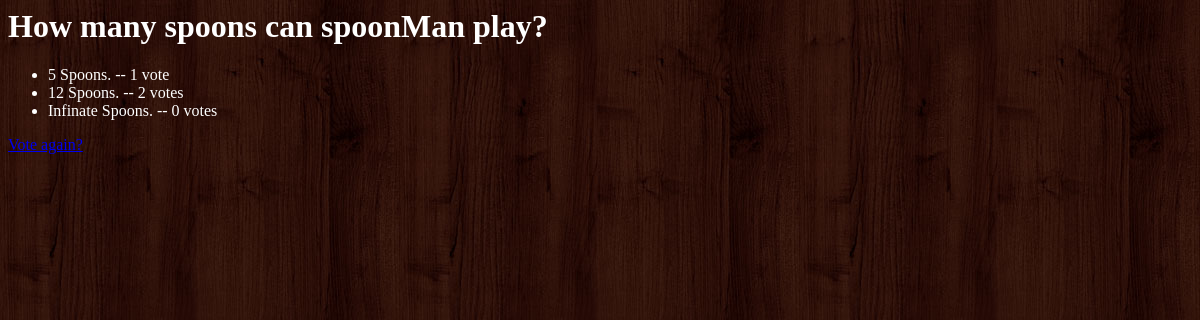
The page /polls/2/results/ on the database as committed earlier.
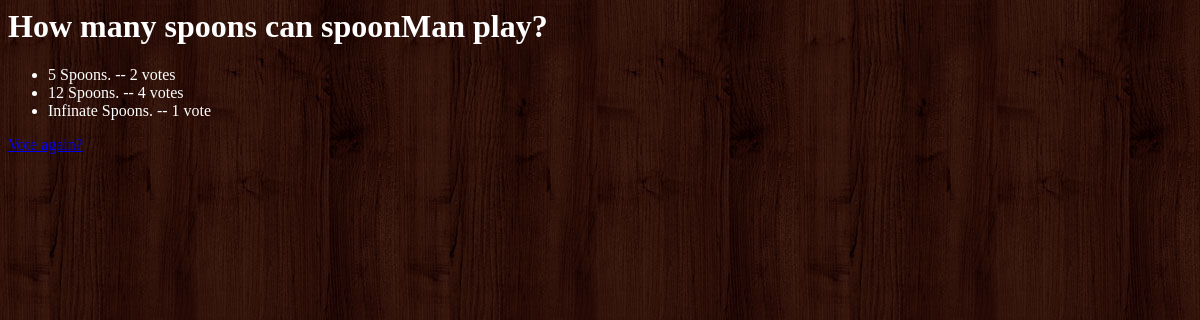
The same page on the database as committed later.
### polls/models.py (models this page shows, shortened)
class Question(models.Model):
  question_text = models.CharField(max_length=200)
  pub_date = models.DateTimeField('date published')

class Choice(models.Model):
  question = models.ForeignKey(Question)
  choice_text = models.CharField(max_length=200)
  votes = models.IntegerField(default=0)

### polls/views.py (the view)
# urls.py: url(r'^(?P<pk>\d+)/results/$', views.ResultsView.as_view(), name='results'),
class ResultsView(generic.DetailView):
  model = Question
  template_name = 'polls/results.html'

### polls/templates/polls/results.html
{% load staticfiles %}
<link rel="stylesheet" type="text/css" href="{% static 'polls/style.css' %}" />
<h1>{{ question.question_text }}</h1>
<ul>
{% for choice in question.choice_set.all %}
    <li>{{ choice.choice_text }} -- {{ choice.votes }} vote{{ choice.votes|pluralize }}</li>
{% endfor %}
</ul>
<a href="{% url 'polls:detail' question.id %}">Vote again?</a>

### polls/static/polls/style.css (style rules this page uses)
label, li, h1, p { color: white; }

Rows that differ between the two databases and show on the page:
changed Choice "5 Spoons.": votes "1" → "2"
changed Choice "12 Spoons.": votes "2" → "4"
changed Choice "Infinate Spoons.": votes "0" → "1"
